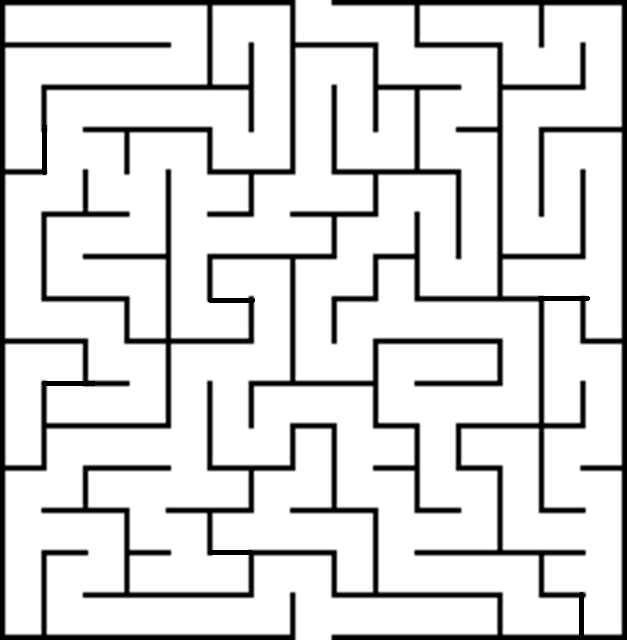
#> input picture DIP Lab/Projects/LAB/lab2/hometask/Maze.png, 627 x 640 px
$ jupyter execute q1.ipynb
#> lines starting #> are read from the running program, lines starting #| are printed output that depends on the picture; after the words box and inside, x2 and y2 are one past the last pixel; in counts of white or black regions, pixels touching at a corner belong together
[cell 1]
import numpy as np
import cv2

height, width = 501, 501

x = np.arange(width)
y = np.arange(height)
X, Y = np.meshgrid(x, y)

center_x, center_y = width // 2, height // 2

distance_values = np.sqrt((X - center_x) ** 2 + (Y - center_y) ** 2)

distance_map = cv2.normalize(distance_values, None, 0, 255, cv2.NORM_MINMAX)
distance_map = np.uint8(distance_map)

def quantize_image(image, levels):
    step = 256 // levels
    return (image // step) * step

distance_map_16 = quantize_image(distance_map, 16)
distance_map_4 = quantize_image(distance_map, 4)
distance_map_1 = quantize_image(distance_map, 2)

cv2.imshow("Original", distance_map)
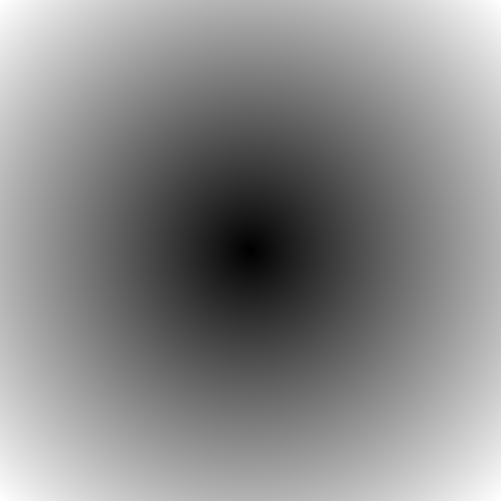
#> window 'Original': shape (501, 501); min 0, max 255, mean 137.8
cv2.imshow("16-Level", distance_map_16)
cv2.imshow("4-Level", distance_map_4)
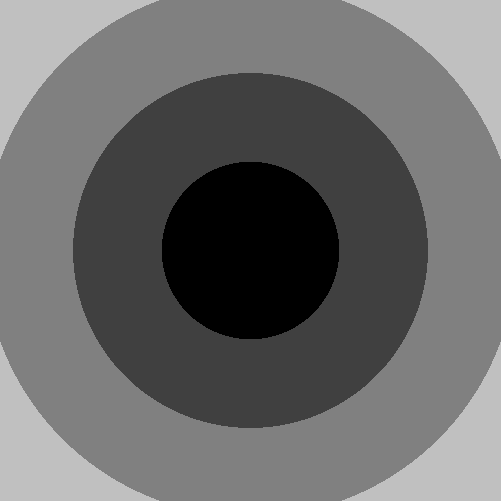
#> window '4-Level': shape (501, 501); min 0, max 192, mean 105.6
cv2.imshow("Binary", distance_map_1)
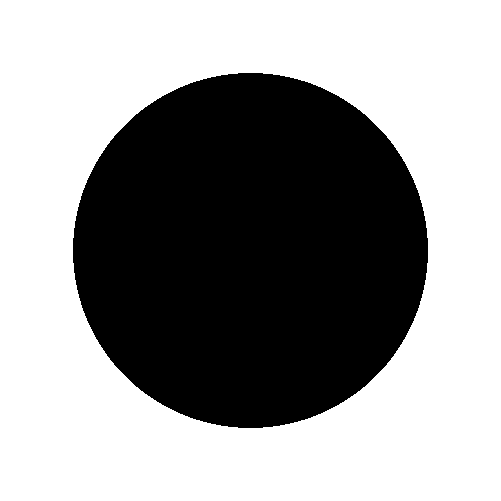
#> window 'Binary': shape (501, 501); values 0 (black) and 128 (white), 60.6% white; 1 black region, box (x1, y1, x2, y2) and area: (73, 73, 428, 428) 98921

cv2.waitKey()

[cell 2]
import cv2
import numpy as np

image = cv2.imread('Maze.png', 0)
#> image is the input picture: shape (640, 627); min 0, max 255, mean 218.7

rows, cols = image.shape
#> rows = 640; cols = 627

padded_image = np.zeros((rows + 2, cols + 2), dtype=np.uint8)
padded_image[1:-1, 1:-1] = image
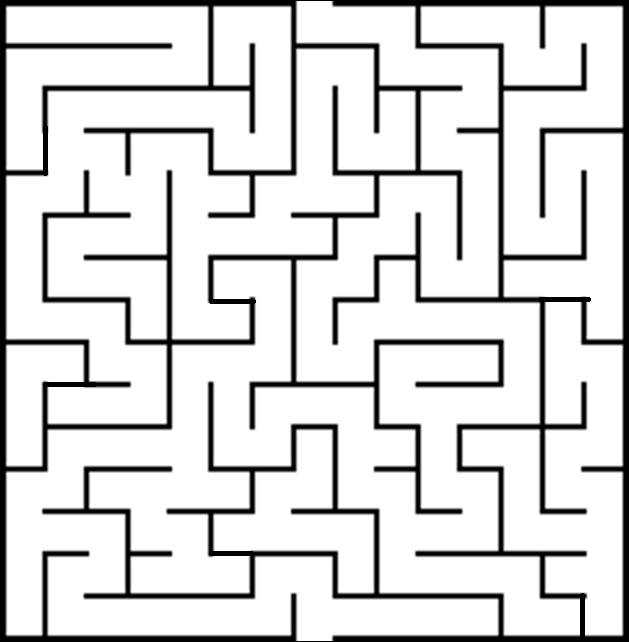
#> padded_image: shape (642, 629); min 0, max 255, mean 217.3

padded_image[padded_image >= 127] = 255
padded_image[padded_image < 127] = 0
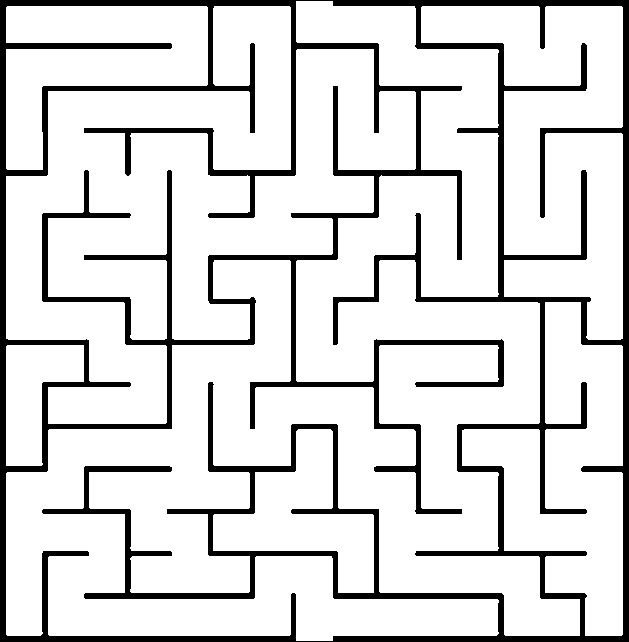
#> padded_image: shape (642, 629); 85.3% white; 1 black region, box (x1, y1, x2, y2) and area: (0, 0, 629, 642) 59285

result_matrix = np.zeros_like(padded_image, dtype=np.int32)
label_counter = 1

for i in range(1, rows + 1):
    for j in range(1, cols + 1):
        if padded_image[i, j] != 0:
            if padded_image[i - 1, j] == 0 and padded_image[i, j - 1] == 0:
                result_matrix[i, j] = label_counter
                label_counter += 1
            elif padded_image[i - 1, j] != 0 and padded_image[i, j - 1] == 0:
                result_matrix[i, j] = result_matrix[i - 1, j]
            elif padded_image[i - 1, j] == 0 and padded_image[i, j - 1] != 0:
                result_matrix[i, j] = result_matrix[i, j - 1]
            else:
                if result_matrix[i - 1, j] < result_matrix[i, j - 1]:
                    result_matrix[i, j] = result_matrix[i - 1, j]
                    result_matrix[i, j - 1] = result_matrix[i - 1, j]
                    label_counter -= 1
                elif result_matrix[i - 1, j] == result_matrix[i, j - 1]:
                    result_matrix[i, j] = result_matrix[i, j - 1]
                else:
                    result_matrix[i, j] = result_matrix[i, j - 1]
                    result_matrix[i - 1, j] = result_matrix[i, j - 1]
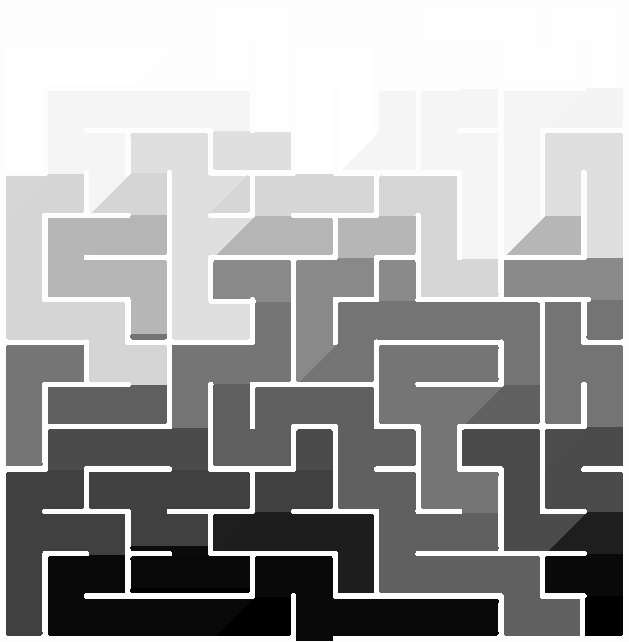
#> result_matrix: shape (642, 629) int32; min -840, max 6, mean -290; drawn with min black and max white
#> after the loop, label_counter = -875

print('Number of objects:', np.amax(result_matrix))
#| Number of objects: 6

def find_opening_label(result_matrix, row=0):
#> called with row = 0
    for j in range(1, cols + 1):
        if result_matrix[1, j] != 0:
            return result_matrix[1, j]
    return None

def highlight_label(image, result_matrix, label):
#> called with label = 1
    colored_image = cv2.cvtColor(image, cv2.COLOR_GRAY2BGR)
    for i in range(1, rows + 1):
        for j in range(1, cols + 1):
            if result_matrix[i, j] == label:
                colored_image[i - 1, j - 1] = (0, 0, 255)
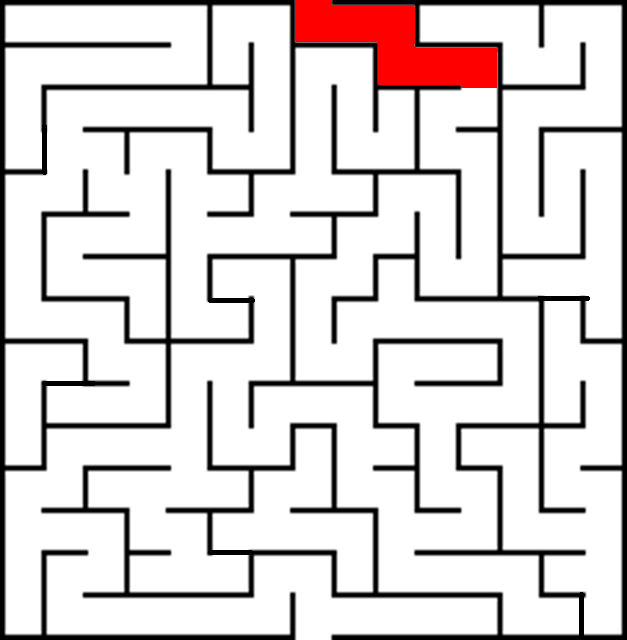
#> colored_image: shape (640, 627, 3); 2.33% of pixels changed, all inside (x1, y1, x2, y2) = (295, 0, 498, 88)
    return colored_image

opening_label = find_opening_label(result_matrix)
colored_image = highlight_label(image, result_matrix, opening_label)

cv2.imshow('Original Image', image)
cv2.imshow('Highlighted Opening', colored_image)
cv2.waitKey(0)
cv2.destroyAllWindows()

[cell 3]
import cv2
import numpy as np
from collections import deque

binary_maze = cv2.imread("Maze.png", 0)
rows, cols = binary_maze.shape
colored_maze = cv2.cvtColor(binary_maze, cv2.COLOR_GRAY2BGR)

start = (0, np.where(binary_maze[0] == 255)[0][0])
#> start = (0, 297)
end = (rows - 1, np.where(binary_maze[-1] == 255)[0][0])
#> end = (639, 297)

def bfs(maze, start, end):
#> called with start = (0, 297), end = (639, 297)
    queue = deque([([start], start)])
    visited = set([start])
#> visited = 1 item

    while queue:
        path, (x, y) = queue.popleft()
        if (x, y) == end:
            return path

        for dx, dy in [(-1, 0), (1, 0), (0, -1), (0, 1)]:
            nx, ny = x + dx, y + dy
            if 0 <= nx < rows and 0 <= ny < cols and maze[nx, ny] == 255 and (nx, ny) not in visited:
                queue.append((path + [(nx, ny)], (nx, ny)))
                visited.add((nx, ny))
#> this loop made 135963 passes
#> (x, y) on passes 1, 22, 23: (0, 297), (6, 297), (5, 298)
#> after the loop, visited = 136019 items

path = bfs(binary_maze, start, end)
#> path = 2336 pairs, first value 0 to 639, second value 39 to 505
if path:
    for x, y in path:
        colored_maze[x, y] = (0, 0, 255)
#> this loop made 2336 passes
#> (x, y) on passes 1 to 3: (0, 297), (1, 297), (2, 297)
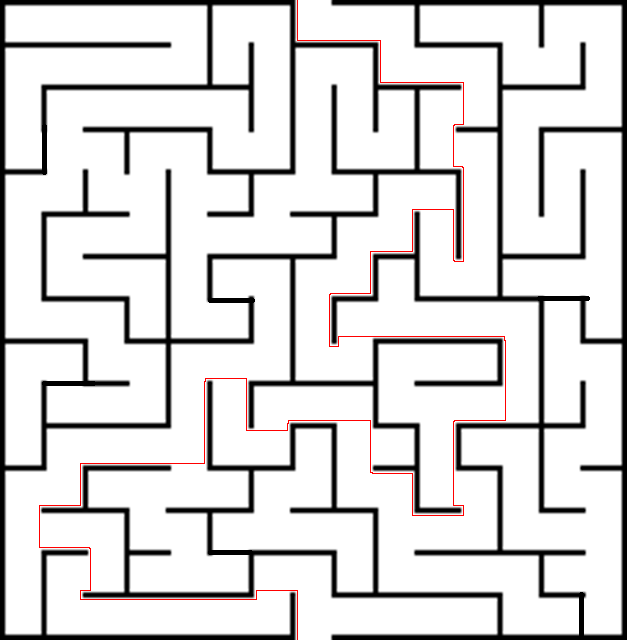
#> colored_maze: shape (640, 627, 3); 0.58% of pixels changed, all inside (x1, y1, x2, y2) = (39, 0, 506, 640)

cv2.imshow("Solved Maze", colored_maze)
cv2.waitKey()
